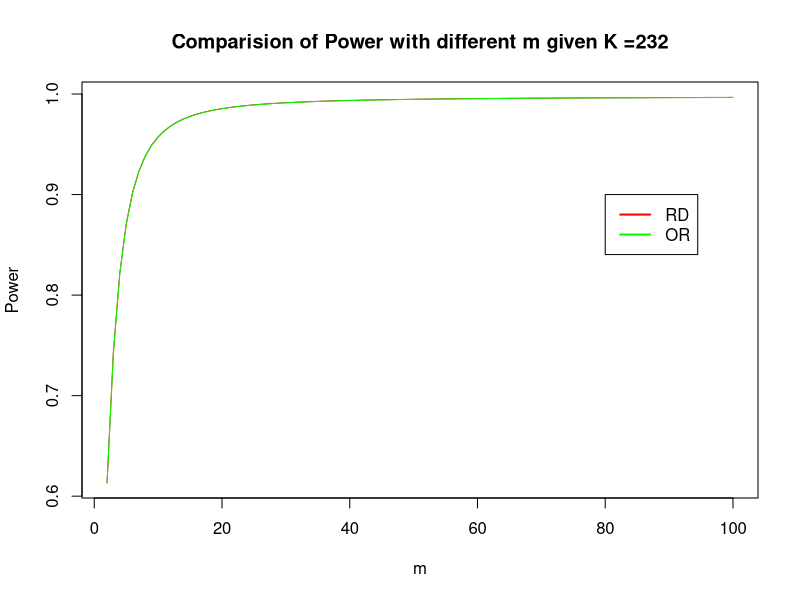
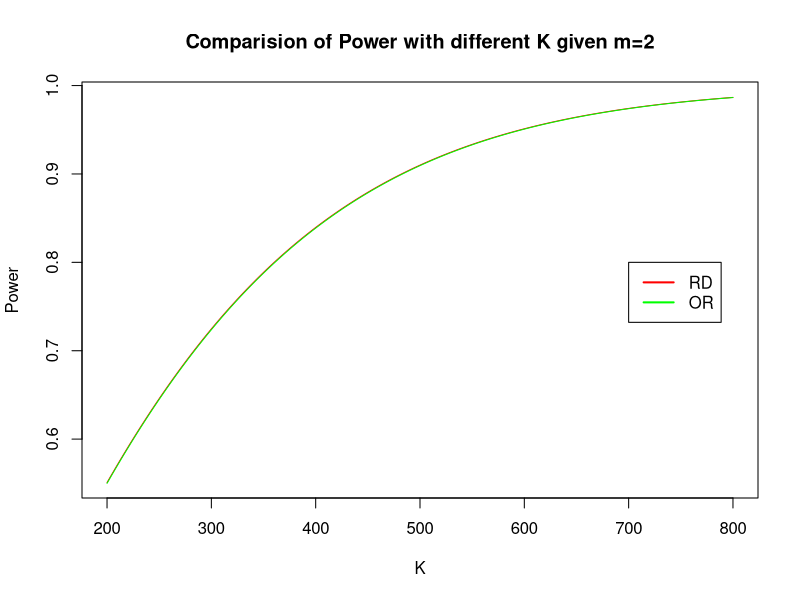

The R script that drew these images, in order:
# compare the power of logit and indentity link of binary outcomes

# K=232, m=2, r = 0.121


# first we check m given K
# the power of binary link is
  # var_b = p1(1-p1)+p2(1-p2) beta_star = p2-p1 = -0.0777, p1=0.4885,p2=0.411

  #power  = 1-chi^2[lambda(k,m,sigma,r,b_star)]
  #lam = b_star^2 Km/ 2*sig*(1+(m-1)r)

r = 0.121
K=232
m = seq(2,100,by=1)

p1=0.4885
p2=0.411
RD=p1-p2
sig_rd = p1*(1-p1)+p2*(1-p2)
lam_rd = (RD^2)*K*m/(sig_rd*(1+(m-1)*r))
p_rd = 1-pchisq(3.84, 1, ncp =lam_rd, log = FALSE)

#b0=-0.0461
log_OR = -0.3148
p1=exp(-0.0461)/(1+exp(-0.0461))
p2=exp(-0.0461-0.3148)/(1+exp(-0.0461-0.3148))
sig_or = 1/(p1*(1-p1))+1/(p2*(1-p2))
lam_or = (log_OR^2)*K*m/(sig_or*(1+(m-1)*r))
p_or = 1-pchisq(3.84, 1, ncp =lam_or, log = FALSE)



plot(m,p_rd,type="l",col="red", ylab = "Power",
     main = "Comparision of Power with different m given K =232")
lines(m,p_or,col="green")
legend(x = 80, y = 0.9,          # Position
       legend = c("RD", "OR"),  # Legend texts
      # lty = c("l","l"),           # Line types
       col = c("red", "green"),           # Line colors
       lwd = 2) 



# Then we check K given m
# the power of binary link is
# var_b = p1(1-p1)+p2(1-p2) beta_star = p2-p1 = -0.0777, p1=0.4885,p2=0.411

#power  = 1-chi^2[lambda(k,m,sigma,r,b_star)]
#lam = b_star^2 Km/ 2*sig*(1+(m-1)r)

r = 0.121
m=2
K= seq(200,800,by=1)

p1=0.4885
p2=0.411
RD=p1-p2
sig_rd = p1*(1-p1)+p2*(1-p2)
lam_rd = (RD^2)*K*m/(sig_rd*(1+(m-1)*r))
p_rd = 1-pchisq(3.84, 1, ncp =lam_rd, log = FALSE)

#b0=-0.0461
log_OR = -0.3148
p1=exp(-0.0461)/(1+exp(-0.0461))
p2=exp(-0.0461-0.3148)/(1+exp(-0.0461-0.3148))
sig_or = 1/(p1*(1-p1))+1/(p2*(1-p2))
lam_or = (log_OR^2)*K*m/(sig_or*(1+(m-1)*r))
p_or = 1-pchisq(3.84, 1, ncp =lam_or, log = FALSE)



plot(K,p_rd,type="l",col="red", ylab = "Power",
     main = "Comparision of Power with different K given m=2")
lines(K,p_or,col="green")
legend(x = 700, y = 0.8,          # Position
       legend = c("RD", "OR"),  # Legend texts
       # lty = c("l","l"),           # Line types
       col = c("red", "green"),           # Line colors
       lwd = 2) 
